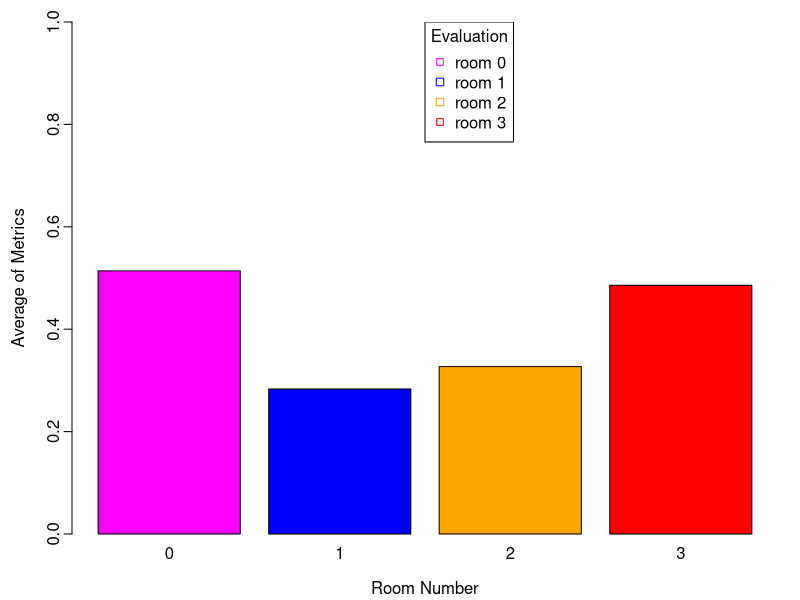

Write R code to recreate this figure.
A <- c(0.514024, 0.28322, 0.326993, 0.485765)
              
pdf("eval10.pdf", width=6/2.54, height=10/2.54,
    pointsize=10)
par(mgp=c(2.2,0.45,0), tcl=-0.4, mar=c(3.3,3.6,1.1,1.1))

barplot(A,
        names.arg=c(0, 1, 2, 3),
        xlab="Room Number",
        ylab="Average of Metrics",
        col=c("magenta", "blue", "orange", "red"),
        beside=TRUE,
        ylim=c(0,1)
        )
legend(x=2.5, y=1.0,
       c("room 0", "room 1", "room 2", "room 3"),
       cex=1,
       title="Evaluation",
       col=c("magenta", "blue", "orange", "red"),
       pch=c(22,0,0)
)
dev.off()
